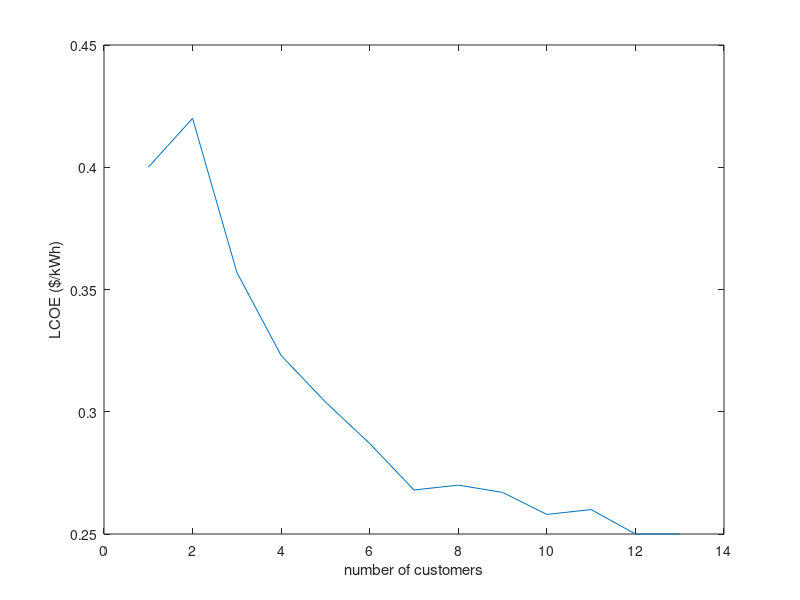

This figure's MATLAB source:
% reliability (critical) = 0.99 +/- 0.1
% reliability (non-critical) = 0.90 +/- 0.05
n = [1:13]; % no. of B customers 
LCOE = [0.40;0.42;0.357;0.323;0.304;0.287;0.268;0.27;0.267;0.258;0.26;0.25;0.25];

PV = [50;80;100;130;130;150;210;210;210;240;250;280;290];
Battery = [20;60;60;60;60;60;60;80;80;80;100;100;100];
network = [3.6;7.2;10.8;14.4;18;21.6;25.2;28.8;32.4;36;39.6;43.2;46.8];

plot(n,LCOE)
xlabel('number of customers')
ylabel('LCOE ($/kWh)')